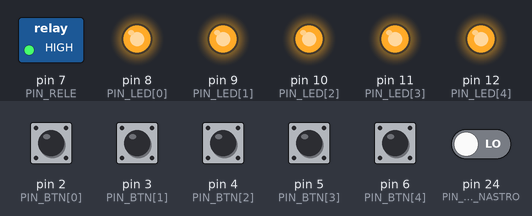
The sketch below on a simulated Arduino Mega 2560, built with avr-gcc and run on an emulated ATmega2560. Parts: switched loads named in the sketch (green lamp = pin HIGH), output pins drawn as LEDs (lit = HIGH). The test bench sets the inputs (shaded band); at power-on: pin 2 (PIN_BTN[0]), pin 3 (PIN_BTN[1]), pin 4 (PIN_BTN[2]), pin 5 (PIN_BTN[3]), pin 6 (PIN_BTN[4]) HIGH, pin 24 (PIN_SENS_NASTRO) LOW. What the sketch prints to the serial monitor is not drawn.

Above: at 0.1 s.
At 2.2 s:
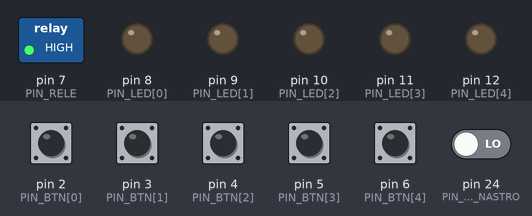
2.3 s: pin 2 (PIN_BTN[0]) pulled LOW for 0.15 s
Timing chart, 0 to 5.3 s (numbered marks = the images above; inputs shaded):
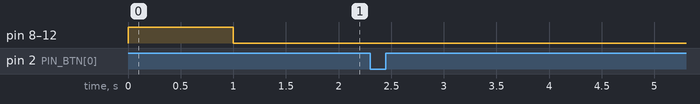

The sketch:

codiceArduino.ino
```cpp
// mappatura pin
const int NUM_LINEE = 5;

// input (sensore nastro su pin 24, pulsanti su 2,3,4,5,6)
const int PIN_BTN[] = {2, 3, 4, 5, 6};
const int PIN_SENS_NASTRO = 24;

// output (luci e relè)
const int PIN_LED[] = {8, 9, 10, 11, 12};
const int PIN_RELE = 7;

// memoria
int ultimiStatiBtn[NUM_LINEE] = {HIGH, HIGH, HIGH, HIGH, HIGH};
int ultimoStatoSensore = LOW;
unsigned long ultimoTempoClick[NUM_LINEE] = {0,0,0,0,0};

// preparo tutto
void setup() {
  Serial.begin(9600);

  // configuro le linee manuali
  for(int i=0; i<NUM_LINEE; i++) {
    pinMode(PIN_BTN[i], INPUT_PULLUP);
    pinMode(PIN_LED[i], OUTPUT);
    digitalWrite(PIN_LED[i], HIGH); // accendo per prova
  }

  // configuro la linea 1 reale
  pinMode(PIN_SENS_NASTRO, INPUT); // input normale perche ho la resistenza

  // configuro il relè
  pinMode(PIN_RELE, OUTPUT);
  digitalWrite(PIN_RELE, HIGH); // parto fermo

  delay(1000); // aspetto un secondo

  // spengo tutto e sono pronto
  for(int i=0; i<NUM_LINEE; i++) digitalWrite(PIN_LED[i], LOW);
}

// controllo continuo
void loop() {
  // --- controllo il nastro (linea 1) ---
  int letturaSens = digitalRead(PIN_SENS_NASTRO);

  // se vedo che il pezzo è arrivato (da 0 passa a 1)
  if (letturaSens == HIGH && ultimoStatoSensore == LOW) {

     // aspetto un attimo per essere sicuro
     if (millis() - ultimoTempoClick[0] > 300) {
        Serial.println("BTN:1"); // dico al pc che ho fatto un pezzo
        ultimoTempoClick[0] = millis();
     }
  }
  ultimoStatoSensore = letturaSens;

  // --- controllo i pulsanti manuali ---
  for(int i=0; i<NUM_LINEE; i++) {
    int lettura = digitalRead(PIN_BTN[i]);

    // se premo il pulsante
    if(lettura == LOW && ultimiStatiBtn[i] == HIGH) {
      if (millis() - ultimoTempoClick[i] > 300) {
        Serial.print("BTN:");
        Serial.println(i + 1); // lo dico al pc
        ultimoTempoClick[i] = millis();
      }
    }
    ultimiStatiBtn[i] = lettura;
  }

  // --- ascolto il pc per accendere le luci ---
  if(Serial.available() > 0) {
    String comando = Serial.readStringUntil('\n');
    comando.trim();

    // se il messaggio è giusto
    if(comando.length() == NUM_LINEE) {

      // gestisco linea 1 (speciale con relè)
      if(comando[0] == '1') {
        digitalWrite(PIN_LED[0], HIGH); // accendo luce
        digitalWrite(PIN_RELE, LOW);    // attivo relè (parte nastro)
      } else {
        digitalWrite(PIN_LED[0], LOW);  // spengo luce
        digitalWrite(PIN_RELE, HIGH);   // stacco relè (fermo nastro)
      }

      // gestisco le altre linee (solo luci)
      for(int i=1; i<NUM_LINEE; i++) {
        if(comando[i] == '1') digitalWrite(PIN_LED[i], HIGH);
        else digitalWrite(PIN_LED[i], LOW);
      }
    }
  }
}
```

Measured:
- after the input at 2.3 s, every drawn part: stays the same
